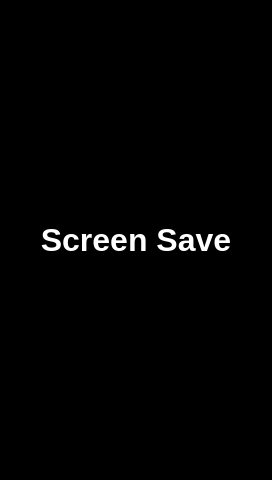
<?xml version="1.0" encoding="UTF-8"?>
<ui version="4.0">
 <class>SplashForm</class>
 <widget class="QWidget" name="SplashForm">
  <property name="geometry">
   <rect>
    <x>0</x>
    <y>0</y>
    <width>272</width>
    <height>480</height>
   </rect>
  </property>
  <property name="windowTitle">
   <string>Form</string>
  </property>
  <property name="styleSheet">
   <string notr="true">background-color: rgb(0, 0, 0);</string>
  </property>
  <layout class="QVBoxLayout" name="verticalLayout">
   <property name="spacing">
    <number>0</number>
   </property>
   <property name="leftMargin">
    <number>0</number>
   </property>
   <property name="topMargin">
    <number>0</number>
   </property>
   <property name="rightMargin">
    <number>0</number>
   </property>
   <property name="bottomMargin">
    <number>0</number>
   </property>
   <item>
    <widget class="QLabel" name="label">
     <property name="font">
      <font>
       <pointsize>24</pointsize>
       <weight>75</weight>
       <bold>true</bold>
      </font>
     </property>
     <property name="styleSheet">
      <string notr="true">color: rgb(255, 255, 255);</string>
     </property>
     <property name="text">
      <string>Screen Save</string>
     </property>
     <property name="alignment">
      <set>Qt::AlignCenter</set>
     </property>
    </widget>
   </item>
  </layout>
 </widget>
 <resources/>
 <connections/>
</ui>
